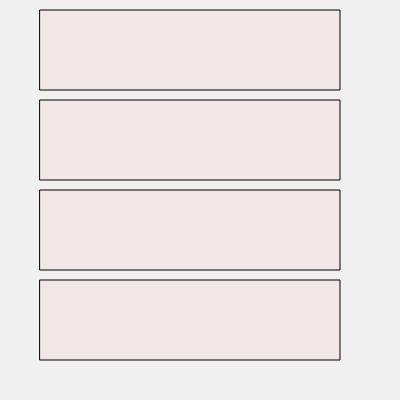
Frame 1 (no input)
Frame 60 (no input): identical to frame 1, image omitted
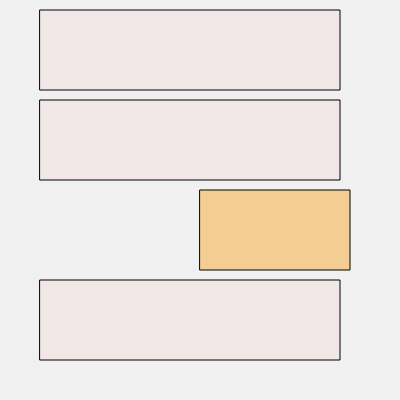
Frame 120 (the mouse pressed at the canvas centre since frame 60)

The p5.js sketch that drew these frames (run headless with seeded random() and noise() and a simulated clock; from frame 60 on, the mouse is pressed at the canvas centre):

// p5.js sketch
// ── sketch.js


function setup(){
	createCanvas(400,400);

}

function draw(){
	// Set the background
	background(240);
	// Draw the menu
	menu();
}

function menu(){

	drawRectangle(40,10);
	drawRectangle(40,100);
	drawRectangle(40,190);
	drawRectangle(40,280);

}


function drawRectangle(orgX, orgY){
	w = 300;
	h = 80;

	// Evaluate mouse Over
	var overX = mouseX > orgX && mouseX < orgX + w;
	var overY = mouseY > orgY && mouseY < orgY + h;

	// Determine if the mouse is over the rectangle
	if ( overX && overY ){
		// Over color
		if (mouseIsPressed){
			// Set to orange
			fill(250,150,0,100);
			// Change width
			w = 150;
			// control X position with mouse
			orgX = mouseX;
		} else {
			// Set to red
			fill(250,0,0,100);
		}
	} else {
		// No over color
		fill(250,0,0,10);
	}
	// Draw rectangle
	rect (orgX, orgY,w,h);
}
